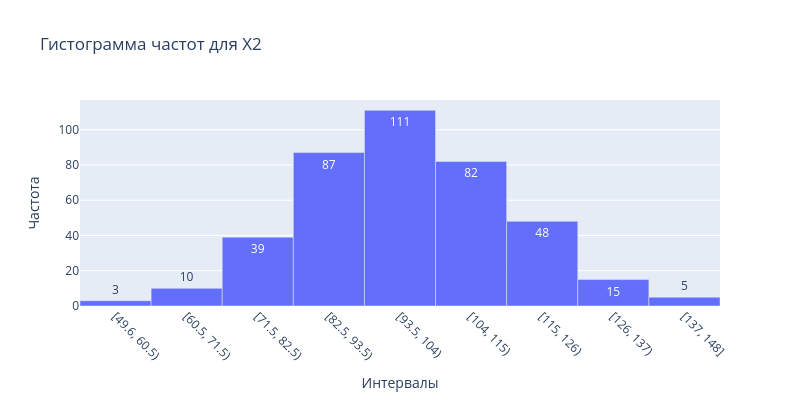

The notebook cell this image was saved under:
### Code cell
plot_freq_bar(x2_intervals, "Х2")

### Figure 1 — Plotly figure (JSON) as saved in the notebook; plotly's stock layout.template omitted (floating-point values rounded to 4 significant figures)
{"data": [{"hovertemplate": "Интервалы=%{x}<br>Частота=%{y}<extra></extra>", "legendgroup": "", "marker": {"color": "#636efa", "pattern": {"shape": ""}}, "name": "", "orientation": "v", "showlegend": false, "textposition": "auto", "texttemplate": "%{y}", "type": "bar", "x": [60.54, 71.51, 82.48, 93.45, 104.4, 115.4, 126.4, 137.3, 148.3], "xaxis": "x", "y": [3, 10, 39, 87, 111, 82, 48, 15, 5], "yaxis": "y"}], "layout": {"bargap": 0, "barmode": "relative", "height": 400, "legend": {"tracegroupgap": 0}, "title": {"text": "Гистограмма частот для Х2"}, "width": 800, "xaxis": {"anchor": "y", "domain": [0, 1], "tickangle": 45, "tickmode": "array", "ticktext": ["[49.6, 60.5)", "[60.5, 71.5)", "[71.5, 82.5)", "[82.5, 93.5)", "[93.5, 104)", "[104, 115)", "[115, 126)", "[126, 137)", "[137, 148]"], "tickvals": [60.54, 71.51, 82.48, 93.45, 104.4, 115.4, 126.4, 137.3, 148.3], "title": {"text": "Интервалы"}}, "yaxis": {"anchor": "x", "domain": [0, 1], "title": {"text": "Частота"}}}}
